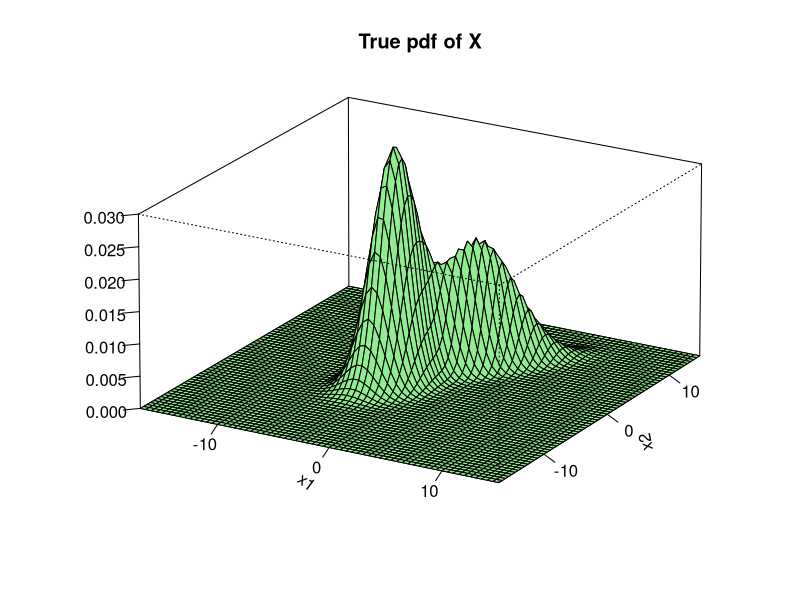
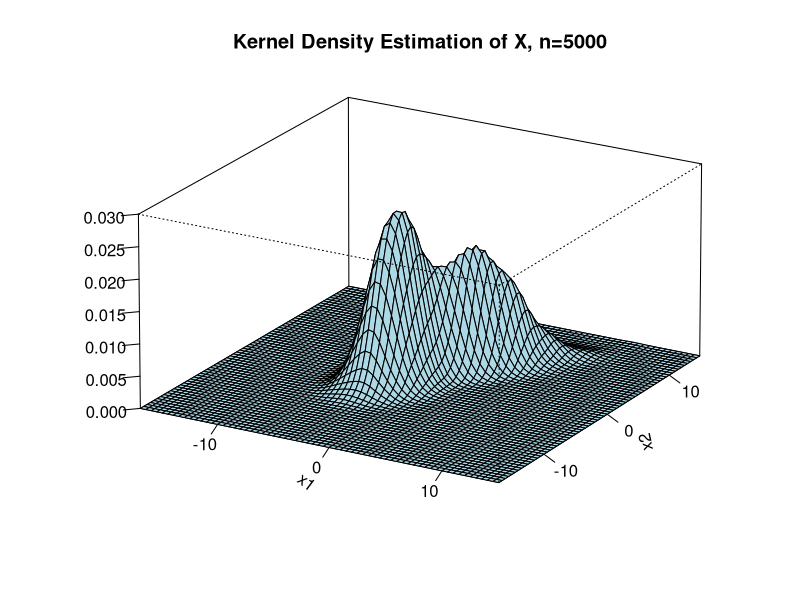

These figures' R source, in order:

# clear variables and close windows
rm(list = ls(all = TRUE))
graphics.off()

# install and load packages
libraries = c("mnormt", "KernSmooth", "MASS")
lapply(libraries, function(x) if (!(x %in% installed.packages())) {
install.packages(x)
})
lapply(libraries, library, quietly = TRUE, character.only = TRUE)

# define axis
x1 = seq(-17, 15, length = 65)
x2 = x1

# Defintion of the distribution parameters 
# 1. bivariate normal density 
mu1 = c(1, 4)
sigma1 = matrix(c(5, 5, 5, 7), 2, 2)

# 2. bivariate normal density 
mu2 = c(-3, -2)
sigma2 = matrix(c(2, 0.7, 0.7, 4), 2, 2)

# 3. bivariate normal density
mu3 = c(-10, -6)
sigma3 = matrix(c(6, 6, 6, 7), 2, 2)

# generate bivariate multimodal pdfs 
f1 = function(x1, x2) {
    0.4 * dmnorm(cbind(x1, x2), mu1, sigma1) + 0.6 * dmnorm(cbind(x1, x2), mu2, sigma2)
}
z1 = outer(x1, x2, f1)

f2 = function(x1, x2) {
    0.5 * dmnorm(cbind(x1, x2), mu1, sigma1) + 0.5 * dmnorm(cbind(x1, x2), mu3, sigma3)
}
z2 = outer(x1, x2, f2)

# Simulate Data for the 3 bivariate pdfs
n1 = 5000
n2 = 50000

# first bivarite normal with different n
s1n1 = rmnorm(n1, mu1, sigma1)
s1n2 = rmnorm(n2, mu1, sigma1)

# second bivarite normal with different n 
s2n1 = rmnorm(n1, mu2, sigma2)
s2n2 = rmnorm(n2, mu2, sigma2)

# third bivarite normal with different n
s3n1 = rmnorm(n1, mu3, sigma3)
s3n2 = rmnorm(n2, mu3, sigma3)

# pull from distribution via bernoulli 
binn1 = rbinom(n1, size = 1, prob = 0.5)
binn2 = rbinom(n2, size = 1, prob = 0.5)

bin2n1 = rbinom(n1, size = 1, prob = 0.4)
bin2n2 = rbinom(n2, size = 1, prob = 0.4)

# first biv. mixture density with different n 
y1n1 = binn1 * s1n1 + (1 - binn1) * s2n1
y1n2 = binn2 * s1n2 + (1 - binn2) * s2n2

# second biv. mixture density with different n
y2n1 = bin2n1 * s1n1 + (1 - bin2n1) * s3n1
y2n2 = bin2n2 * s1n2 + (1 - bin2n2) * s3n2

# Use General Matrix rule of thumb to calc. Bandwidth Matrix 
# Estimate squareroot of VCV-Matrix for 1st distribution
sig1n1 = sqrt(var(y1n1))
sig1n2 = sqrt(var(y1n2))

# Estimate squareroot of VCV-Matrix for 2nd distribution 
sig2n1 = sqrt(var(y2n1))
sig2n2 = sqrt(var(y2n2))

# Calculate H for 1st distr.
h1n1 = n1^(-1/6) * sig1n1
h1n2 = n2^(-1/6) * sig1n2

# Calculate H for 2nd distr. 
h2n1 = n1^(-1/6) * sig2n1
h2n2 = n2^(-1/6) * sig2n2

# Calculate Kernel Densities 
# 1st Mixture Density 
kd1n1 = bkde2D(y1n1, bandwidth = (h1n1), gridsize = c(65, 65), range.x = list(c(-17, 
    15), c(-17, 15)))
kd1n2 = bkde2D(y1n2, bandwidth = (h1n2), gridsize = c(65, 65), range.x = list(c(-17, 
    15), c(-17, 15)))

# plot 
persp(x1, x2, z1, main = "True pdf of X", col = "lightgreen", theta = 30, phi = 20, 
    r = 50, d = 0.1, expand = 0.5, ltheta = 90, lphi = 180, ticktype = "detailed", 
    nticks = 5, zlim = range(0, 0.03), xlab = "x1", ylab = "x2", zlab = "")

# plot
dev.new()
persp(kd1n1$x1, kd1n1$x2, kd1n1$fhat, main = "Kernel Density Estimation of X, n=5000", 
    col = "lightblue", theta = 30, phi = 20, r = 50, d = 0.1, expand = 0.5, ltheta = 90, 
    lphi = 180, ticktype = "detailed", nticks = 5, zlim = range(0, 0.03), xlab = "x1", 
    ylab = "x2", zlab = "")
